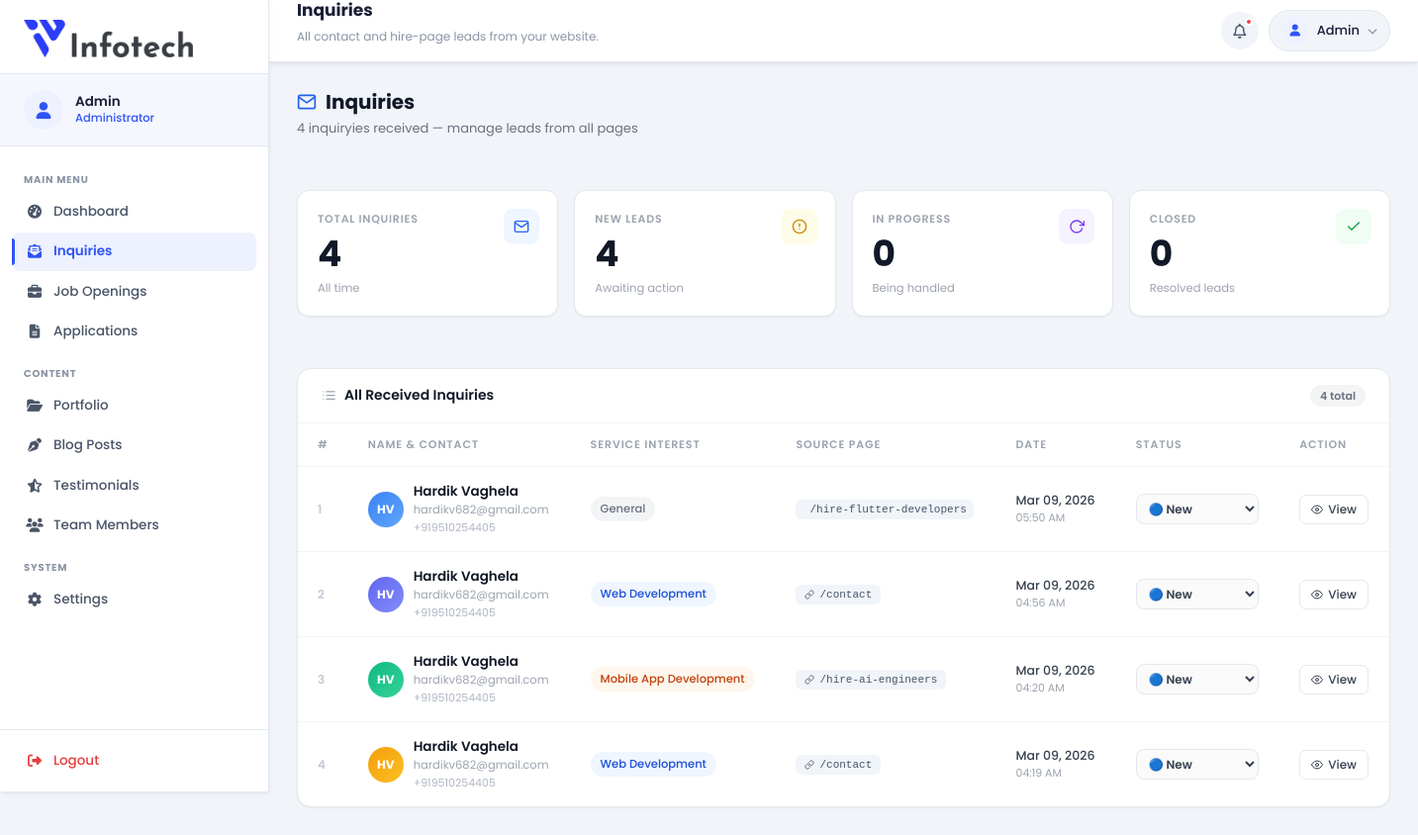
The app's page /admin/inquiries (signed in) with its own data.
### app.py (models this page shows, shortened)
class AdminUser(UserMixin, db.Model):
    __tablename__ = 'admin_users'
    id = db.Column(db.Integer, primary_key=True)
    username = db.Column(db.String(80), unique=True, nullable=False)
    password_hash = db.Column(db.String(256), nullable=False)

class Inquiry(db.Model):
    __tablename__ = 'inquiries'
    id               = db.Column(db.Integer, primary_key=True)
    name             = db.Column(db.String(120), nullable=False)
    email            = db.Column(db.String(120), nullable=False)
    phone            = db.Column(db.String(30),  nullable=True)
    service_interest = db.Column(db.String(120), nullable=True)
    message          = db.Column(db.Text,        nullable=True)
    source_page      = db.Column(db.String(255), nullable=True)
    status           = db.Column(db.String(30),  nullable=False, default='New')  # New / In Progress / Closed
    created_at       = db.Column(db.DateTime, default=datetime.utcnow)

### app.py (the view)
@app.route('/admin/inquiries')
@login_required
def admin_inquiries():
    inquiries = Inquiry.query.order_by(Inquiry.created_at.desc()).all()
    return render_template('admin/inquiries.html', inquiries=inquiries)

### templates/admin/inquiries.html (shortened to what this page needs)
{% extends 'admin/base.html' %}
{% block topbar_title %}Inquiries{% endblock %}
{% block topbar_sub %}All contact and hire-page leads from your website.{% endblock %}
{% block content %}
  <div class="inq-page-hdr">
    <div>
      <h1>
        <svg width="20" height="20" viewBox="0 0 24 24" fill="none" stroke="#2563eb" stroke-width="2"
             stroke-linecap="round" stroke-linejoin="round">
          <path d="M4 4h16c1.1 0 2 .9 2 2v12c0 1.1-.9 2-2 2H4c-1.1 0-2-.9-2-2V6c0-1.1.9-2 2-2z"/>
          <polyline points="22,6 12,13 2,6"/>
        </svg>
        Inquiries
      </h1>
      <p>{{ inquiries | length }} inquiry{{ 'ies' if inquiries | length != 1 else 'y' }} received — manage leads from all pages</p>
    </div>
  </div>
  {%- set total_count    = inquiries | length %}
  {%- set new_count      = inquiries | selectattr('status', 'equalto', 'New')         | list | length %}
  {%- set progress_count = inquiries | selectattr('status', 'equalto', 'In Progress') | list | length %}
  {%- set closed_count   = inquiries | selectattr('status', 'equalto', 'Closed')      | list | length %}
  <div class="inq-kpi-grid">
    <div class="inq-kpi">
      <div class="inq-kpi__icon inq-kpi__icon--blue">
        <svg width="16" height="16" viewBox="0 0 24 24" fill="none" stroke="currentColor" stroke-width="2"
             stroke-linecap="round" stroke-linejoin="round">
          <path d="M4 4h16c1.1 0 2 .9 2 2v12c0 1.1-.9 2-2 2H4c-1.1 0-2-.9-2-2V6c0-1.1.9-2 2-2z"/>
          <polyline points="22,6 12,13 2,6"/>
        </svg>
      </div>
      <div class="inq-kpi__label">Total Inquiries</div>
      <div class="inq-kpi__value">{{ total_count }}</div>
      <div class="inq-kpi__foot">All time</div>
    </div>
    <div class="inq-kpi">
      <div class="inq-kpi__icon inq-kpi__icon--yellow">
        <svg width="16" height="16" viewBox="0 0 24 24" fill="none" stroke="currentColor" stroke-width="2"
             stroke-linecap="round" stroke-linejoin="round">
          <circle cx="12" cy="12" r="10"/>
          <line x1="12" y1="8" x2="12" y2="12"/>
          <line x1="12" y1="16" x2="12.01" y2="16"/>
        </svg>
      </div>
      <div class="inq-kpi__label">New Leads</div>
      <div class="inq-kpi__value">{{ new_count }}</div>
      <div class="inq-kpi__foot">Awaiting action</div>
    </div>
    <div class="inq-kpi">
      <div class="inq-kpi__icon inq-kpi__icon--violet">
        <svg width="16" height="16" viewBox="0 0 24 24" fill="none" stroke="currentColor" stroke-width="2"
             stroke-linecap="round" stroke-linejoin="round">
          <polyline points="23 4 23 10 17 10"/>
          <path d="M20.49 15a9 9 0 1 1-2.12-9.36L23 10"/>
        </svg>
      </div>
      <div class="inq-kpi__label">In Progress</div>
      <div class="inq-kpi__value">{{ progress_count }}</div>
      <div class="inq-kpi__foot">Being handled</div>
    </div>
    <div class="inq-kpi">
      <div class="inq-kpi__icon inq-kpi__icon--green">
        <svg width="16" height="16" viewBox="0 0 24 24" fill="none" stroke="currentColor" stroke-width="2"
             stroke-linecap="round" stroke-linejoin="round">
          <polyline points="20 6 9 17 4 12"/>
        </svg>
      </div>
      <div class="inq-kpi__label">Closed</div>
      <div class="inq-kpi__value">{{ closed_count }}</div>
      <div class="inq-kpi__foot">Resolved leads</div>
    </div>
  </div>
  <div class="inq-panel">
    <div class="inq-panel__head">
      <span class="inq-panel__title">
        All Received Inquiries
      </span>
      <span class="inq-panel__count">{{ inquiries | length }} total</span>
    </div>
    <div class="table-wrap">
      {% if inquiries %}
      {%- set avatar_colors = ['blue','indigo','green','amber','pink'] %}
      <table class="inq-table">
        <thead>
          <tr>
            <th>#</th>
            <th>Name &amp; Contact</th>
            <th>Service Interest</th>
            <th>Source Page</th>
            <th>Date</th>
            <th>Status</th>
            <th>Action</th>
          </tr>
        </thead>
        <tbody>
          {% for inq in inquiries %}
          {%- set color = avatar_colors[loop.index0 % 5] %}
          {%- set initials = (inq.name.split()[0][0] if inq.name else '?') | upper %}
          {%- set initials = initials + ((inq.name.split()[1][0] if inq.name.split()|length > 1 else '') | upper) %}
          <tr data-id="{{ inq.id }}">
            <td style="font-size:12px;color:#c4c9d4;font-weight:600;width:44px;">
              {{ loop.index }}
            </td>
            <td>
              <div class="inq-contact">
                <div class="inq-avatar inq-avatar--{{ color }}">{{ initials }}</div>
                <div>
                  <span class="inq-name">{{ inq.name }}</span>
                  <a href="mailto:{{ inq.email }}" class="inq-email">{{ inq.email }}</a>
                  {% if inq.phone %}
                  <span class="inq-phone">{{ inq.phone }}</span>
                  {% endif %}
                </div>
              </div>
            </td>
            <td>
              {%- set svc = inq.service_interest or '' %}
              {%- if 'CRM' in svc or 'ERP' in svc %}
                <span class="inq-badge inq-badge--crm">{{ svc }}</span>
              {%- elif 'Mobile' in svc %}
                <span class="inq-badge inq-badge--mobile">{{ svc }}</span>
              {%- elif 'AI' in svc %}
                <span class="inq-badge inq-badge--ai">{{ svc }}</span>
              {%- elif 'Design' in svc or 'UI' in svc %}
                <span class="inq-badge inq-badge--design">{{ svc }}</span>
              {%- elif 'Marketing' in svc %}
                <span class="inq-badge inq-badge--digital">{{ svc }}</span>
              {%- elif 'Hosting' in svc or 'Cloud' in svc %}
                <span class="inq-badge inq-badge--hosting">{{ svc }}</span>
              {%- elif svc %}
                <span class="inq-badge">{{ svc }}</span>
              {%- else %}
                <span class="inq-badge inq-badge--other">General</span>
              {%- endif %}
            </td>
            <td>
              <span class="src-badge" title="{{ inq.source_page or '—' }}">
                <svg width="10" height="10" viewBox="0 0 24 24" fill="none" stroke="currentColor"
                     stroke-width="2" stroke-linecap="round" stroke-linejoin="round" aria-hidden="true">
                  <path d="M10 13a5 5 0 0 0 7.54.54l3-3a5 5 0 0 0-7.07-7.07l-1.72 1.71"/>
                  <path d="M14 11a5 5 0 0 0-7.54-.54l-3 3a5 5 0 0 0 7.07 7.07l1.71-1.71"/>
                </svg>
                {{ inq.source_page or '—' }}
              </span>
            </td>
            <td style="font-size:12.5px;white-space:nowrap;">
              <span style="color:#374151;font-weight:500;">
                {{ inq.created_at.strftime('%b %d, %Y') if inq.created_at else '—' }}
              </span><br>
              <span style="font-size:11px;color:#9ca3af;">
                {{ inq.created_at.strftime('%I:%M %p') if inq.created_at else '' }}
              </span>
            </td>
            <td>
              <select class="status-select" data-id="{{ inq.id }}" onchange="updateStatus(this)">
                <option value="New"         {% if inq.status == 'New'         %}selected{% endif %}>🔵 New</option>
              </select>
            </td>
            <td>
              <button class="btn-view-msg"
                      data-id="{{ inq.id }}"
                      data-name="{{ inq.name | e }}"
                      data-email="{{ inq.email | e }}"
                      data-phone="{{ inq.phone or '' | e }}"
                      data-service="{{ inq.service_interest or '' | e }}"
                      data-source="{{ inq.source_page or '' | e }}"
                      data-date="{{ inq.created_at.strftime('%b %d, %Y – %I:%M %p') if inq.created_at else '' }}"
                      data-message="{{ inq.message or '' | e }}"
                      onclick="openMsgModal(this)">
                <svg width="12" height="12" viewBox="0 0 24 24" fill="none" stroke="currentColor"
                     stroke-width="2" stroke-linecap="round" stroke-linejoin="round">
                  <path d="M1 12s4-8 11-8 11 8 11 8-4 8-11 8-11-8-11-8z"/>
                  <circle cx="12" cy="12" r="3"/>
                </svg>
                View
              </button>
            </td>
          </tr>
          {% endfor %}
        </tbody>
      </table>
      {% endif %}
    </div>
  </div>
{% endblock %}

### templates/admin/base.html (shortened to what this page needs)
﻿<!DOCTYPE html>
<html lang="en">
<head>
    <link rel="stylesheet" href="https://cdnjs.cloudflare.com/ajax/libs/font-awesome/6.5.1/css/all.min.css">
    <link href="https://cdn.jsdelivr.net/npm/bootstrap@5.3.3/dist/css/bootstrap.min.css" rel="stylesheet">
    <link rel="stylesheet" href="{{ url_for('static', filename='css/admin.css') }}">
</head>
<body class="admin-body">
    <aside class="sidebar" id="sidebar">
        <div class="sidebar__brand">
            <a href="/" target="_blank" class="sidebar__logo-link">
                <img src="{{ url_for('static', filename='images/logo.png') }}" alt="IV Infotech">
            </a>
        </div>
        <div class="sidebar__profile">
            <div class="sidebar__avatar">
                <i class="fa-solid fa-user"></i>
            </div>
            <div class="sidebar__profile-info">
                <span class="sidebar__profile-name">{{ current_user.username | capitalize }}</span>
                <span class="sidebar__profile-role">Administrator</span>
            </div>
        </div>
        <nav class="sidebar__nav">
            <span class="sidebar__section-label">Main Menu</span>
            <a href="{{ url_for('admin_dashboard') }}"
               class="sidebar__link {% if request.endpoint == 'admin_dashboard' %}sidebar__link--active{% endif %}">
                <i class="fa-solid fa-gauge-high"></i><span>Dashboard</span>
            </a>
            <a href="{{ url_for('admin_inquiries') }}"
               class="sidebar__link {% if request.endpoint == 'admin_inquiries' %}sidebar__link--active{% endif %}">
                <i class="fa-solid fa-envelope-open-text"></i><span>Inquiries</span>
            </a>
            <a href="{{ url_for('admin_jobs') }}"
               class="sidebar__link {% if request.endpoint == 'admin_jobs' %}sidebar__link--active{% endif %}">
                <i class="fa-solid fa-briefcase"></i><span>Job Openings</span>
            </a>
            <a href="{{ url_for('admin_applications') }}"
               class="sidebar__link {% if request.endpoint == 'admin_applications' %}sidebar__link--active{% endif %}">
                <i class="fa-solid fa-file-lines"></i><span>Applications</span>
            </a>
            <span class="sidebar__section-label">Content</span>
            <a href="{{ url_for('admin_portfolio') }}"
               class="sidebar__link {% if request.endpoint in ['admin_portfolio','admin_portfolio_add','admin_portfolio_edit','admin_portfolio_build'] %}sidebar__link--active{% endif %}">
                <i class="fa-solid fa-folder-open"></i><span>Portfolio</span>
            </a>
            <a href="{{ url_for('admin_blog') }}"
               class="sidebar__link {% if request.endpoint in ['admin_blog','admin_blog_add','admin_blog_edit'] %}sidebar__link--active{% endif %}">
                <i class="fa-solid fa-pen-nib"></i><span>Blog Posts</span>
            </a>
            <a href="{{ url_for('admin_testimonials') }}"
               class="sidebar__link {% if request.endpoint == 'admin_testimonials' %}sidebar__link--active{% endif %}">
                <i class="fa-solid fa-star-half-stroke"></i><span>Testimonials</span>
            </a>
            <a href="{{ url_for('admin_team') }}"
               class="sidebar__link {% if request.endpoint in ['admin_team','admin_team_add','admin_team_edit','admin_team_delete'] %}sidebar__link--active{% endif %}">
                <i class="fa-solid fa-users"></i><span>Team Members</span>
            </a>
            <span class="sidebar__section-label">System</span>
            <a href="{{ url_for('admin_settings') }}"
               class="sidebar__link {% if request.endpoint == 'admin_settings' %}sidebar__link--active{% endif %}">
                <i class="fa-solid fa-gear"></i><span>Settings</span>
            </a>
        </nav>
        <div class="sidebar__footer">
            <a href="{{ url_for('admin_logout') }}" class="sidebar__link sidebar__link--logout">
                <i class="fa-solid fa-right-from-bracket"></i><span>Logout</span>
            </a>
        </div>
    </aside>
    <div class="main-wrap">
        <header class="topbar">
            {% block topbar_greeting %}
            <div class="topbar__greeting">
                <h1 class="topbar__title">{% block topbar_title %}Admin Panel{% endblock %}</h1>
                <p class="topbar__sub">{% block topbar_sub %}{% endblock %}</p>
            </div>
            {% endblock %}
            <div class="topbar__actions">
                <button class="topbar__icon-btn" title="Notifications" aria-label="Notifications">
                    <i class="fa-regular fa-bell"></i>
                    <span class="topbar__notif-dot"></span>
                </button>
                <div class="topbar__profile-wrap">
                    <button class="topbar__profile-btn" id="profileDropBtn">
                        <div class="topbar__profile-avatar">
                            <i class="fa-solid fa-user"></i>
                        </div>
                        <span class="topbar__profile-name">{{ current_user.username | capitalize }}</span>
                        <i class="fa-solid fa-chevron-down"></i>
                    </button>
                </div>
            </div>
        </header>
        <main class="content">
            {% block content %}{% endblock %}
        </main>
    </div>
</body>
</html>

### records on screen
AdminUser: username "Admin"
Inquiry: initials "HV", name "Hardik Vaghela", email "hardikv682@gmail.com", phone "+919510254405", shows "General", source_page "/hire-flutter-developers", created_at "Mar 09, 2026", created_at "05:50 AM", status+id "🔵 New"
Inquiry: initials "HV", name "Hardik Vaghela", email "hardikv682@gmail.com", phone "+919510254405", service_interest "Web Development", source_page "/contact", created_at "Mar 09, 2026", created_at "04:56 AM", status+id "🔵 New"
Inquiry: initials "HV", name "Hardik Vaghela", email "hardikv682@gmail.com", phone "+919510254405", service_interest "Mobile App Development", source_page "/hire-ai-engineers", created_at "Mar 09, 2026", created_at "04:20 AM", status+id "🔵 New"
Inquiry: initials "HV", name "Hardik Vaghela", email "hardikv682@gmail.com", phone "+919510254405", service_interest "Web Development", source_page "/contact", created_at "Mar 09, 2026", created_at "04:19 AM", status+id "🔵 New"

### other values on screen
{{ inquiries | length }} "4"
{{ 'ies' if inquiries | length != 1 else 'y' }} "ies"
{{ total_count }} "4"
{{ new_count }} "4"
{{ progress_count }} "0"
{{ closed_count }} "0"
